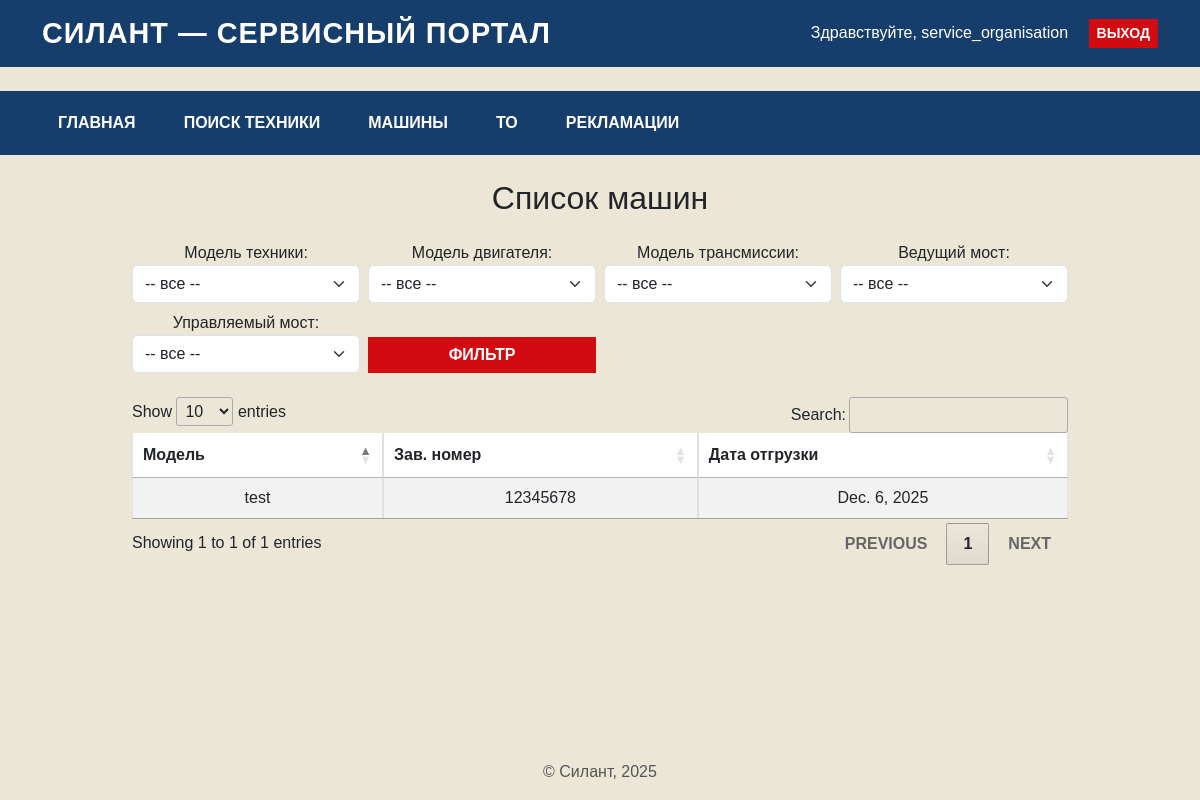
Page /machines/ (signed in) on the earlier database version.
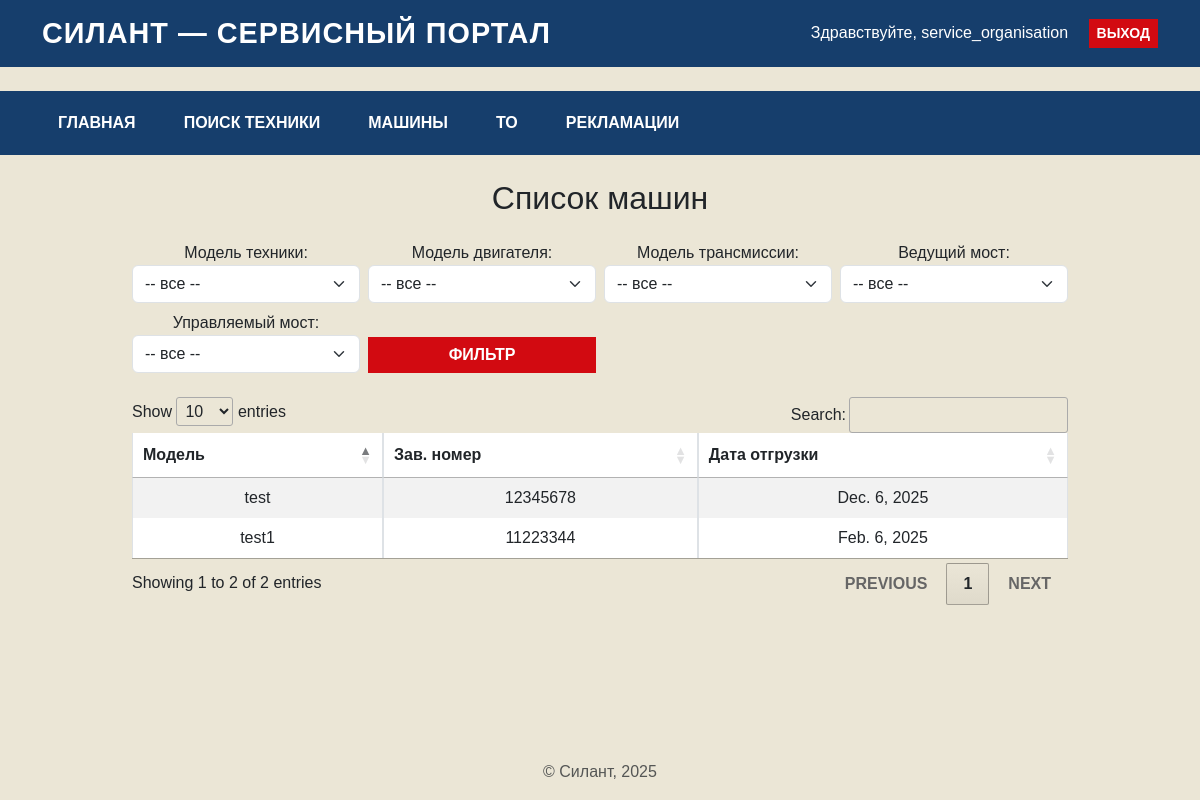
Same page on the later database version.
### core/models.py (models this page shows, shortened)
class Machine(models.Model):
    serial_number = models.CharField(max_length=100)
    model = models.ForeignKey(ModelType, on_delete=models.SET_NULL, null=True)
    engine_model = models.ForeignKey(EngineModel, on_delete=models.SET_NULL, null=True)
    engine_serial = models.CharField(max_length=100)
    transmission_model = models.ForeignKey(TransmissionModel, on_delete=models.SET_NULL, null=True)
    transmission_serial = models.CharField(max_length=100)
    drive_axle_model = models.ForeignKey(DriveAxleModel, on_delete=models.SET_NULL, null=True)
    drive_axle_serial = models.CharField(max_length=100)
    steered_axle_model = models.ForeignKey(SteeredAxleModel, on_delete=models.SET_NULL, null=True)
    steered_axle_serial = models.CharField(max_length=100)
    supply_contract = models.CharField(max_length=255)
    shipment_date = models.DateField()
    customer = models.CharField(max_length=255)
    location = models.CharField(max_length=255)
    additional_equipment = models.TextField(blank=True)
    client = models.ForeignKey(User, on_delete=models.SET_NULL, null=True, related_name='machines_as_client')
    service_company = models.ForeignKey(User, on_delete=models.SET_NULL, null=True, related_name='machines_as_service')
    is_active = models.BooleanField(default=True)

class Reference(models.Model):
    name = models.CharField(max_length=100)
    description = models.TextField(blank=True)
    def __str__(self):
        return self.name

### core/views.py (the view)
# urls.py: path('machines/', views.machine_list, name='machine_list'),
@login_required
def machine_list(request):
    user = request.user
    if user.groups.filter(name='Клиент').exists():
        machines = Machine.objects.filter(client=user)
    elif user.groups.filter(name='Сервисная организация').exists():
        machines = Machine.objects.filter(service_company=user)
    elif user.groups.filter(name='Менеджер').exists():
        machines = Machine.objects.all()
    else:
        machines = Machine.objects.none()
    machines = Machine.objects.all().order_by('shipment_date')
    model = request.GET.get('model')
    engine = request.GET.get('engine')
    trans = request.GET.get('transmission')
    steer_axle = request.GET.get('steered_axle')
    drive_axle = request.GET.get('drive_axle')
    if model:
        machines = machines.filter(model__id=model)
    if engine:
        machines = machines.filter(engine_model__id=engine)
    if trans:
        machines = machines.filter(transmission_model__id=trans)
    if drive_axle:
        machines = machines.filter(drive_axle_model__id=drive_axle)
    if steer_axle:
        machines = machines.filter(steered_axle_model__id=steer_axle)
    context = {
        'machines': machines,
        'models': ModelType.objects.all(),
        'engines': EngineModel.objects.all(),
        'transmissions': TransmissionModel.objects.all(),
        'drive_axles': DriveAxleModel.objects.all(),
        'steered_axles': SteeredAxleModel.objects.all(),
        'selected': request.GET
    }
    return render(request, 'core/machine_list.html', context)

### core/templates/core/machine_list.html (shortened to what this page needs)
{% extends 'core/base.html' %}
{% block content %}
<h2 class="mb-4 text-center">Список машин</h2>
<form method="get" class="mb-4 row g-2">
  <div class="col-md-3">
    <label>Модель техники:</label>
    <select name="model" class="form-select">
      <option value="">-- все --</option>
    </select>
  </div>
  <div class="col-md-3">
    <label>Модель двигателя:</label>
    <select name="engine" class="form-select">
      <option value="">-- все --</option>
    </select>
  </div>
  <div class="col-md-3">
    <label>Модель трансмиссии:</label>
    <select name="transmission" class="form-select">
      <option value="">-- все --</option>
    </select>
  </div>
  <div class="col-md-3">
    <label>Ведущий мост:</label>
    <select name="drive_axle" class="form-select">
      <option value="">-- все --</option>
    </select>
  </div>
  <div class="col-md-3">
    <label>Управляемый мост:</label>
    <select name="steered_axle" class="form-select">
      <option value="">-- все --</option>
    </select>
  </div>
  <div class="col-md-3 align-self-end">
    <button type="submit" class="btn btn-primary w-100">Фильтр</button>
  </div>
</form>
<table id="myTable" class="table table-striped table-bordered">
  <thead>
    <tr>
      <th>Модель</th>
      <th>Зав. номер</th>
      <th>Дата отгрузки</th>
    </tr>
  </thead>
  <tbody>
    {% for machine in machines %}
      <tr onclick="window.location.href='{% url 'machine_detail' machine.pk %}'" style="cursor: pointer;">
        <td>{{ machine.model }}</td>
        <td>{{ machine.serial_number }}</td>
        <td>{{ machine.shipment_date }}</td>
      </tr>
    {% endfor %}
  </tbody>
</table>
{% endblock %}

### core/templates/core/base.html (shortened to what this page needs)
<!DOCTYPE html>
<html lang="ru">
<head>
  <link href="https://cdn.jsdelivr.net/npm/bootstrap@5.3.0/dist/css/bootstrap.min.css" rel="stylesheet">
  <link href="https://fonts.cdnfonts.com/css/pt-astra-sans" rel="stylesheet">
  <link rel="stylesheet" href="https://cdn.datatables.net/1.13.4/css/jquery.dataTables.min.css">
</head>
<body>
  <header class="p-3 mb-4">
    <div class="container d-flex justify-content-between align-items-center">
      <h1 class="m-0">СИЛАНТ — СЕРВИСНЫЙ ПОРТАЛ</h1>
      <div>
        {% if user.is_authenticated %}
          <span class="me-3">Здравствуйте, {{ user.username }}</span>
          <form method="post" action="{% url 'logout' %}" style="display:inline;">
            <button type="submit" class="btn btn-sm btn-danger">Выход</button>
          </form>
        {% else %}
          <a href="{% url 'login' %}" class="btn btn-sm btn-light">Вход</a>
        {% endif %}
      </div>
    </div>
  </header>
  <nav class="bg-dark">
    <div class="container d-flex py-2">
      <a class="nav-link me-3" href="{% url 'index' %}">Главная</a>
      <a class="nav-link me-3" href="{% url 'machine_search' %}">Поиск техники</a>
      {% if user.is_authenticated %}
        <a class="nav-link me-3" href="{% url 'machine_list' %}">Машины</a>
        <a class="nav-link me-3" href="{% url 'maintenance_list' %}">ТО</a>
        <a class="nav-link me-3" href="{% url 'claim_list' %}">Рекламации</a>
      {% endif %}
    </div>
  </nav>
  <main class="container mt-4">
    {% block content %}
    {% endblock %}
  </main>
  <footer class="mt-5 p-3 text-center text-muted">
    &copy; Силант, 2025
  </footer>
</body>
</html>

Differences in the rows shown:
added Machine: model "test1", serial_number "11223344", shipment_date "Feb. 6, 2025"
Other differences:
text written by a page script: "Show entries Search: Showing 1 to 1 of 1 entries PREVIOUS 1 NEXT" → "Show entries Search: Showing 1 to 2 of 2 entries PREVIOUS 1 NEXT"
